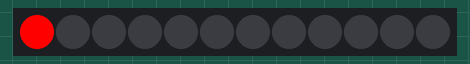
This sketch was run on a simulated ESP32. On the bench: 12 RGB LEDs in strip order, left to right. WiFi joins after 1.5 s; servers stay silent unless stated; random numbers use the default seed unless the sketch sets one; what the sketch prints to the serial monitor is not drawn.

Above: at 1.8 s.
At 4.3 s:
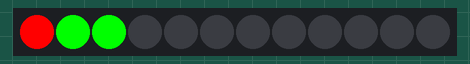
At 8.0 s:
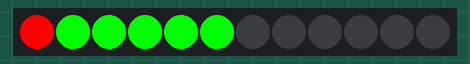
At 15.5 s:
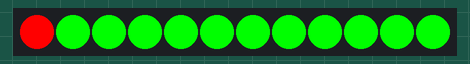
At 26.8 s:
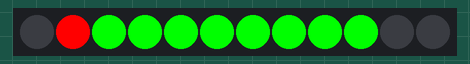
At 38.1 s:
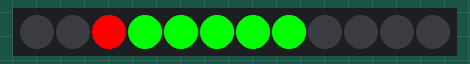

Measured:
- what the display in image 0 shows lasts 1.3 s, from 1.7 s to 3.0 s

The sketch:

WiFiAlertClock.ino
```cpp
#include <Adafruit_NeoPixel.h>
#include <WiFi.h>
#include <HTTPClient.h>

// LED strip settings
#define PIN 15              // Pin connected to the LED strip
#define NUMPIXELS 12        // Number of LEDs in the strip
Adafruit_NeoPixel strip(NUMPIXELS, PIN, NEO_GRB + NEO_KHZ800);

// Wi-Fi settings
const char* ssid = "YaelMoses";          // Replace with your Wi-Fi SSID
const char* password = "10203040";       // Replace with your Wi-Fi password
const char* apiUrl = "https://www.oref.org.il/WarningMessages/alert/alerts.json";
bool isAlarmPlaying = false;

// Clock settings
int currentHourLed = 0;        // The LED representing the current hour
int minutesCounter = 0;        // Counter for minutes (0 to 59)

void setup() {
  Serial.begin(115200);
  strip.begin();
  strip.show(); // Ensure all LEDs are off initially

  WiFi.mode(WIFI_STA);
  WiFi.begin(ssid, password);

  Serial.println("\nConnecting");
  while(WiFi.status() != WL_CONNECTED){
    Serial.print(".");
    delay(100);
  }
}

void loop() {
  if (isAlarmPlaying) {
    // If the alarm is playing, run the explosion effect
    triggerExplosionEffect();
    isAlarmPlaying = false; // After the effect, switch back to clock mode
  } else {
    // Check for the alarm
    checkForAlarm();

    // If no alarm, continue running the clock
    if (!isAlarmPlaying) {
      updateClock();
    }
  }

  delay(50); // Short delay to prevent overloading the processor
}

void updateClock() {
  strip.clear(); // Clear all LEDs

  // Light up the LED representing the current hour
  strip.setPixelColor(currentHourLed, strip.Color(255, 0, 0)); // Red light for the hour

  // Calculate how many green LEDs to light up for the minutes
  int greenLeds = minutesCounter / 5; // Light up one green LED for every 5 minutes

  // Light up green LEDs for the minutes
  for (int i = 1; i <= greenLeds; i++) {
    int greenLedIndex = (currentHourLed + i + NUMPIXELS) % NUMPIXELS; // Calculate position from the hour LED
    strip.setPixelColor(greenLedIndex, strip.Color(0, 255, 0)); // Green light
  }

  strip.show(); // Display the changes on the LEDs

  // Update the time
  minutesCounter++;
  if (minutesCounter >= 60) { // If an hour has passed
    minutesCounter = 0; // Reset the minute counter
    currentHourLed = (currentHourLed + 1) % NUMPIXELS; // Move to the next LED for the next hour
  }
}

void checkForAlarm() {
  if (WiFi.status() == WL_CONNECTED) {
    HTTPClient http;
    http.begin(apiUrl);

    int httpCode = http.GET();
    if (httpCode > 0) {
      // HTTP request successful
      if (httpCode == HTTP_CODE_OK) {
        String payload = http.getString(); // Get the response payload
        Serial.println("Response:");
        Serial.println(payload);

        // Check if there are active alerts
        if (payload.indexOf("alerts") > -1) { // Basic check for alerts
          Serial.println("ALERT DETECTED! Triggering explosion effect...");
          isAlarmPlaying = true;
        } else {
          Serial.println("No alerts detected.");
        }
      } else {
        // HTTP request failed
        Serial.printf("HTTP GET failed, error: %s\n", http.errorToString(httpCode).c_str());
      }
    }
  } else {
    Serial.println("Wi-Fi disconnected!");
  }
}

void triggerExplosionEffect() {
  Serial.println("Alarm Detected! Triggering explosion effect...");

  unsigned long startTime = millis(); // Record the time when the effect starts

  while (millis() - startTime < 40000) { // 40 seconds = 40000 milliseconds
    for (int j = 0; j < NUMPIXELS; j++) {
      strip.setPixelColor(j, strip.Color(random(255), random(255), random(255))); // Random colors
    }
    strip.show();
    delay(100);
  }

  strip.clear(); // Turn off all LEDs after 40 seconds
  strip.show();
}
```
